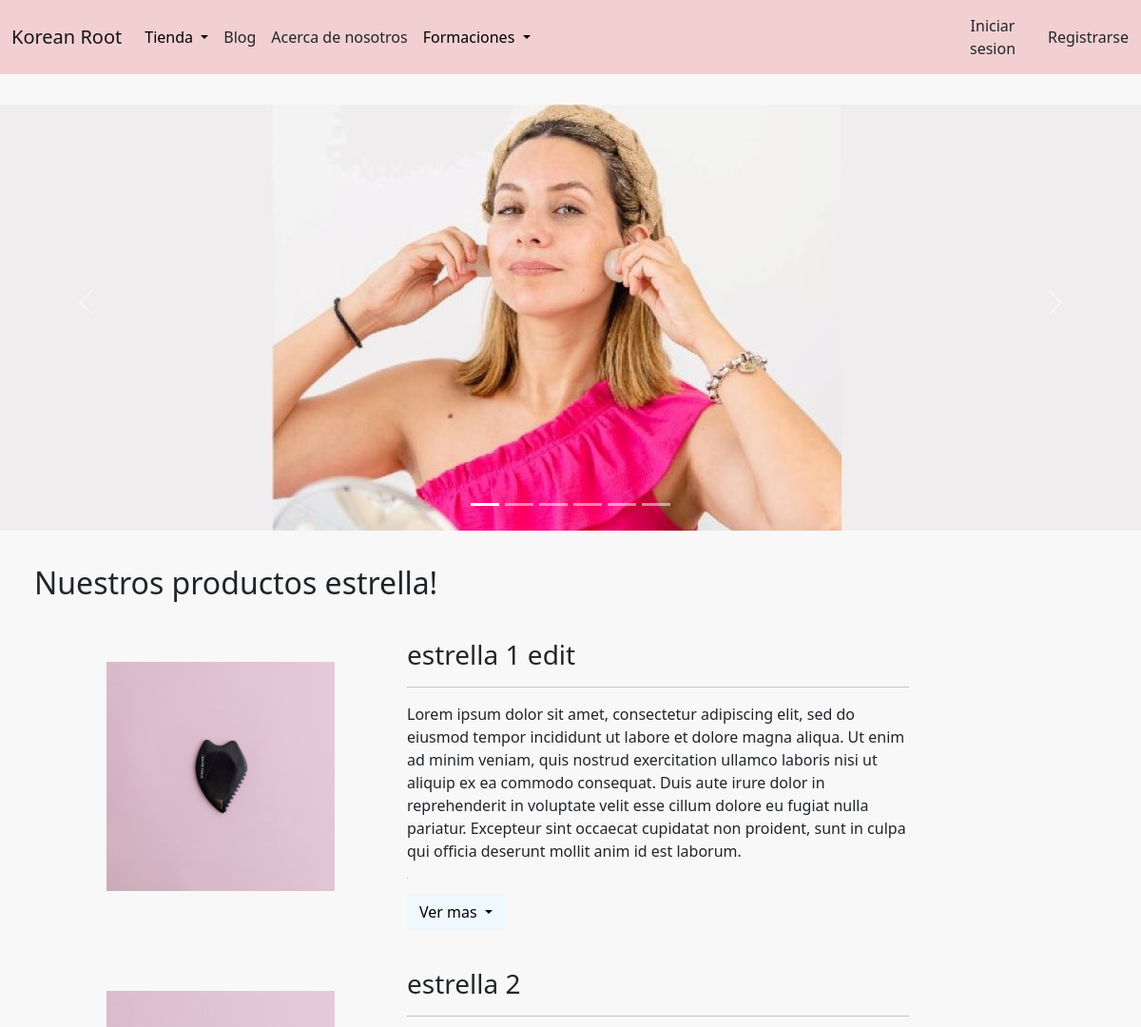
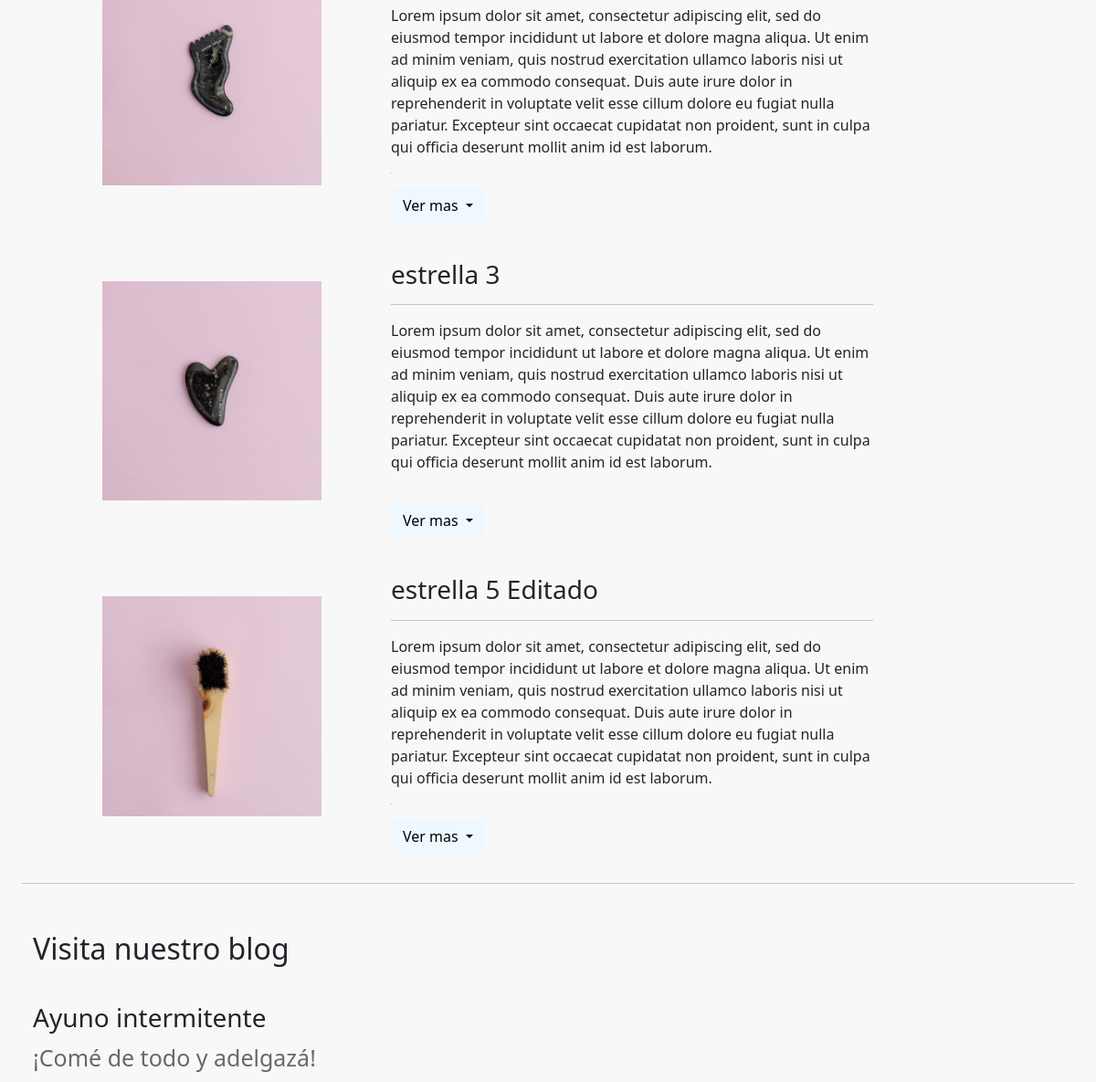
Before: / (upper part) with the older database file (2 pictures, top to bottom).
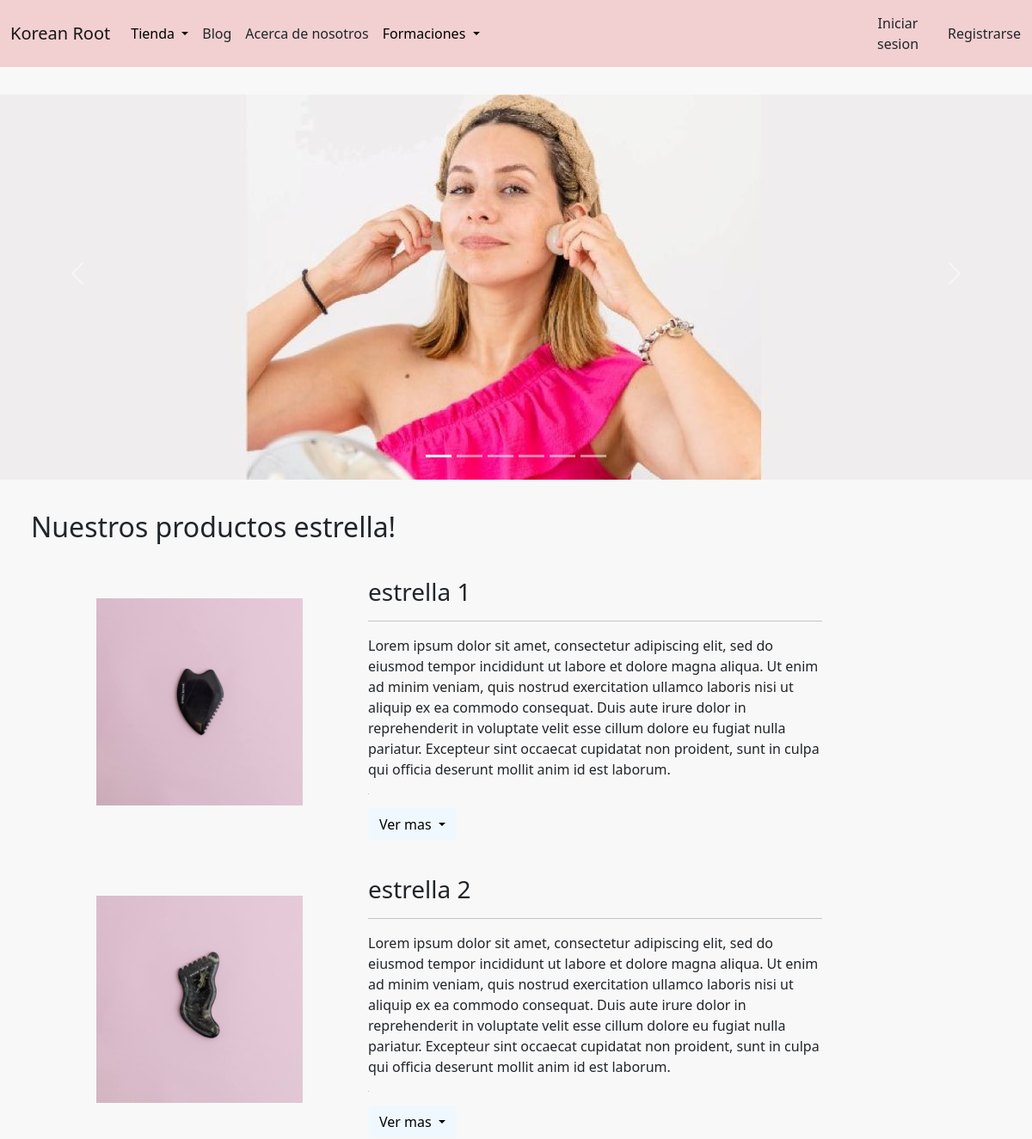
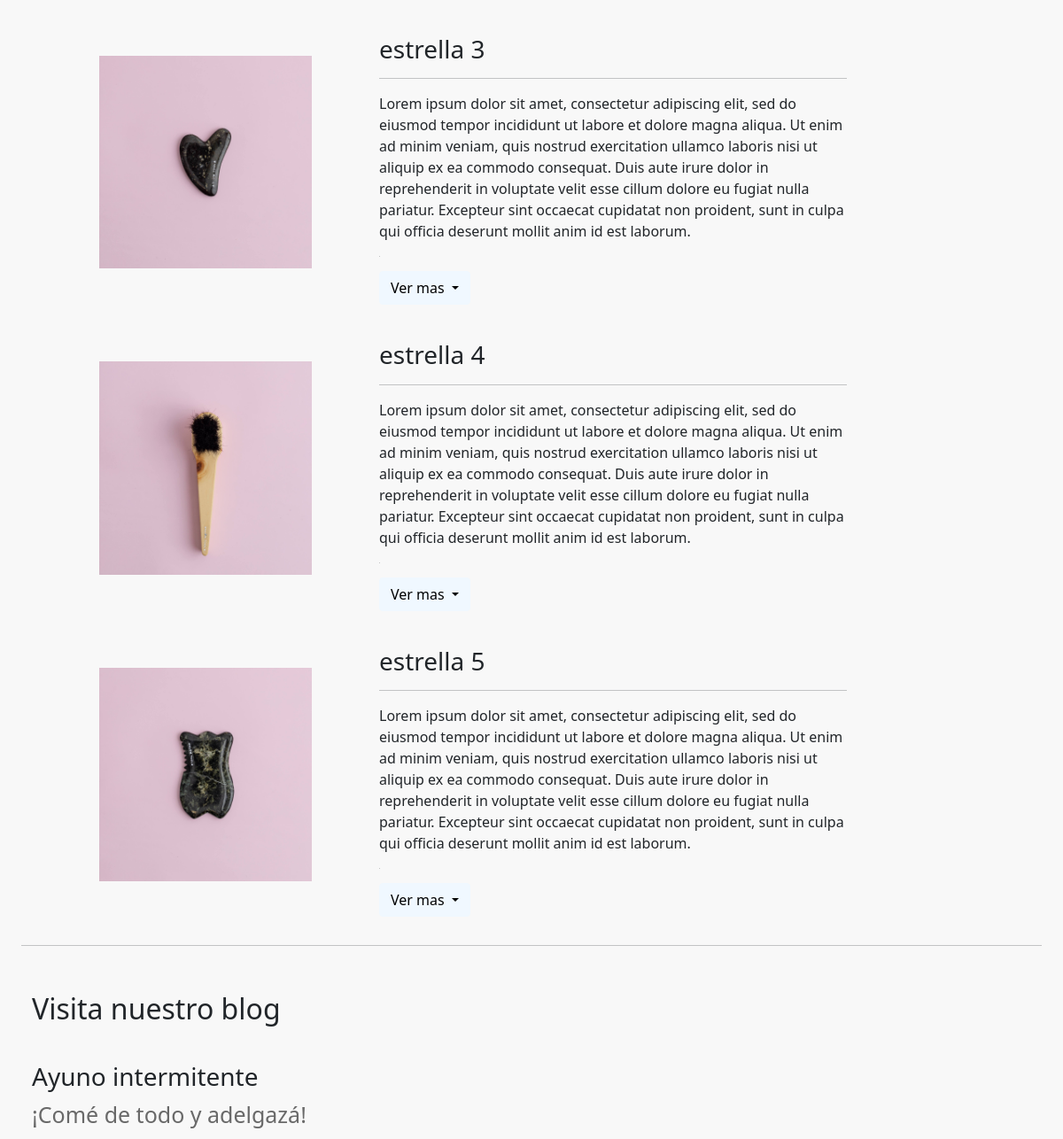
After: the same page with the newer database file (2 pictures, top to bottom).
### AppBlog/models.py (models this page shows, shortened)
class ProductoEstrella(models.Model):
    titulo = models.CharField(max_length=50)
    imagen = models.ImageField(upload_to='productos_estrella', default=None)
    descripcion = models.TextField()

class Post(models.Model):
    titulo = models.CharField(max_length=70)
    subtitulo = models.CharField(max_length=140)
    cuerpo = RichTextField(blank = True, null = True)
    fecha_creacion = models.DateTimeField()
    autor = models.CharField(max_length=50)
    img_portada = models.ImageField(upload_to='portadas_blog', null=True, blank=True)
    img_miniatura = models.ImageField(upload_to='miniaturas_blog', null=True, blank=True)
    fuente = models.CharField(max_length=20, null= True, blank= True)
    link_noticia = models.CharField(max_length=255, null= True, blank= True)

### AppBlog/views.py (the view)
# urls.py: path('', inicio, name="Inicio"),
def inicio(request):
    carrusel = ImagenCarrusel.objects.all()
    carrusel_1 = carrusel[0]
    carrusel_2 = carrusel[1]
    carrusel_3 = carrusel[2]
    carrusel_4 = carrusel[3]
    carrusel_5 = carrusel[4]
    carrusel_6 = carrusel[5]
    carrusel = [carrusel_2, carrusel_3, carrusel_4, carrusel_5, carrusel_6]
    imagenes = ProductoEstrella.objects.all()
    posts = Post.objects.all()
    return render(request, 'AppBlog/inicio.html', {
    'imagenes': imagenes,
    'publicaciones': posts,
    'img_carrusel': carrusel,
    'carrusel_1': carrusel_1,
    'carrusel_2': carrusel_2,
    'carrusel_3': carrusel_3,
    'carrusel_4': carrusel_4,
    'carrusel_5': carrusel_5,
    'carrusel_6': carrusel_6,
    })

### AppBlog/templates/AppBlog/inicio.html (shortened to what this page needs)
{% extends 'AppTienda/padre.html' %}
{% load static %}
{% block contenidoQueCambia %}
  <div id="carousel-item" class="carousel slide" data-bs-ride="carousel" style="height: 30rem;">
    <div class="carousel-indicators">
      <button type="button" data-bs-target="#carousel-item" data-bs-slide-to="0" class="active" aria-current="true" aria-label="Slide 1"></button>
      <button type="button" data-bs-target="#carousel-item" data-bs-slide-to="1" aria-label="Slide 2"></button>
      <button type="button" data-bs-target="#carousel-item" data-bs-slide-to="2" aria-label="Slide 3"></button>
      <button type="button" data-bs-target="#carousel-item" data-bs-slide-to="3" aria-label="Slide 4"></button>
      <button type="button" data-bs-target="#carousel-item" data-bs-slide-to="4" aria-label="Slide 5"></button>
      <button type="button" data-bs-target="#carousel-item" data-bs-slide-to="5" aria-label="Slide 6"></button>
    </div>
      <div class="carousel-inner" style="height: 30rem;">
        <div class="carousel-item active">
          <div>
            <img
            src="{{carrusel_1.imagen.url}}"
            style=
            "display: block;
            max-height: 30rem;
            margin-left: auto;
            margin-right: auto;
            width: auto;"
            alt="longdesc">
          </div>
          <div class="carousel-caption d-none d-md-block">
          </div>
        </div>
      </div>
        <button class="carousel-control-prev" type="button" data-bs-target="#carousel-item" data-bs-slide="prev">
          <span class="carousel-control-prev-icon" aria-hidden="true"></span>
        </button>
        <button class="carousel-control-next" type="button" data-bs-target="#carousel-item" data-bs-slide="next">
          <span class="carousel-control-next-icon" aria-hidden="true"></span>
        </button>
      </div>
    <h2 style="
    margin-left: 3%;
    margin-bottom: 1rem;
    margin-top: 3%;
    ">Nuestros productos estrella!</h2>
    {% for imagen in imagenes %}
    <div class="row" style="margin-bottom: 1rem; margin-left: 3rem; margin-right: 3rem;">
      <div class="col-4">
          <div
          style=
          "margin-top: 3rem;
          display: block;
          align-items: center;
          width: auto;"
          >
              <img
              src="{{ imagen.imagen.url }}"
              alt=""
              style=
              "display: block;
              margin-left: auto;
              margin-right: auto;
              width: 70%;"
              >
          </div>
      </div>
      <div class="col-6" style="margin-top: 1.5rem;">
        <h3>{{ imagen.titulo }}</h3>
        <hr>
        {{imagen.descripcion}}
        <div>
          <div class="btn-group" role="group">
            <button
            id="btnGroupDrop1"
            type="button"
            class="btn btn-primary dropdown-toggle"
            data-bs-toggle="dropdown"
            aria-expanded="false"
            style=
            "text-decoration: none;
            color:inherit;
            background-color: aliceblue;
            color: black;
            border-color: aliceblue;
            "
            >
              Ver mas
            </button>
          </div>
        </div>
      </div>
    </div>
    {% endfor %}
  <hr style="margin-left: 2%; margin-right: 2%;">
{% if publicaciones %}
  <h2 style="
  margin-left: 3%;
  margin-bottom: 1rem;
  margin-top: 3%;
  ">Visita nuestro blog</h2>
{% endif %}
<div style="margin-top: 2%; margin-left: 3%; margin-right: 3%;">
  {% for publicacion in publicaciones %}
    <a href="{% url 'blog:publicacion_detalle' id=publicacion.id %}" style="text-decoration: none; color:inherit;"><h3>{{publicacion.titulo}}</h3></a>
    <p style="font-size: 25px; color: rgb(105, 105, 105);">{{publicacion.subtitulo}}</p>
  {% endfor %}
{% endblock %}

Changed rows visible on the page:
changed ProductoEstrella: titulo "estrella 1 edit" → "estrella 1"
changed ProductoEstrella: titulo "estrella 5 Editado" → "estrella 4"
added ProductoEstrella: imagen (picture), titulo "estrella 5", descripcion "Lorem ipsum dolor sit amet, consectetur adipiscing elit, sed do eiusmod tempor incididunt ut labore et dolore magna aliqua. Ut enim ad minim veniam, quis nostrud exercitation ullamco laboris nisi ut aliquip ex ea commodo consequat. Duis aute irure dolor in reprehenderit in voluptate velit esse cillum dolore eu fugiat nulla pariatur. Excepteur sint occaecat cupidatat non proident, sunt in culpa qui officia deserunt mollit anim id est laborum."
